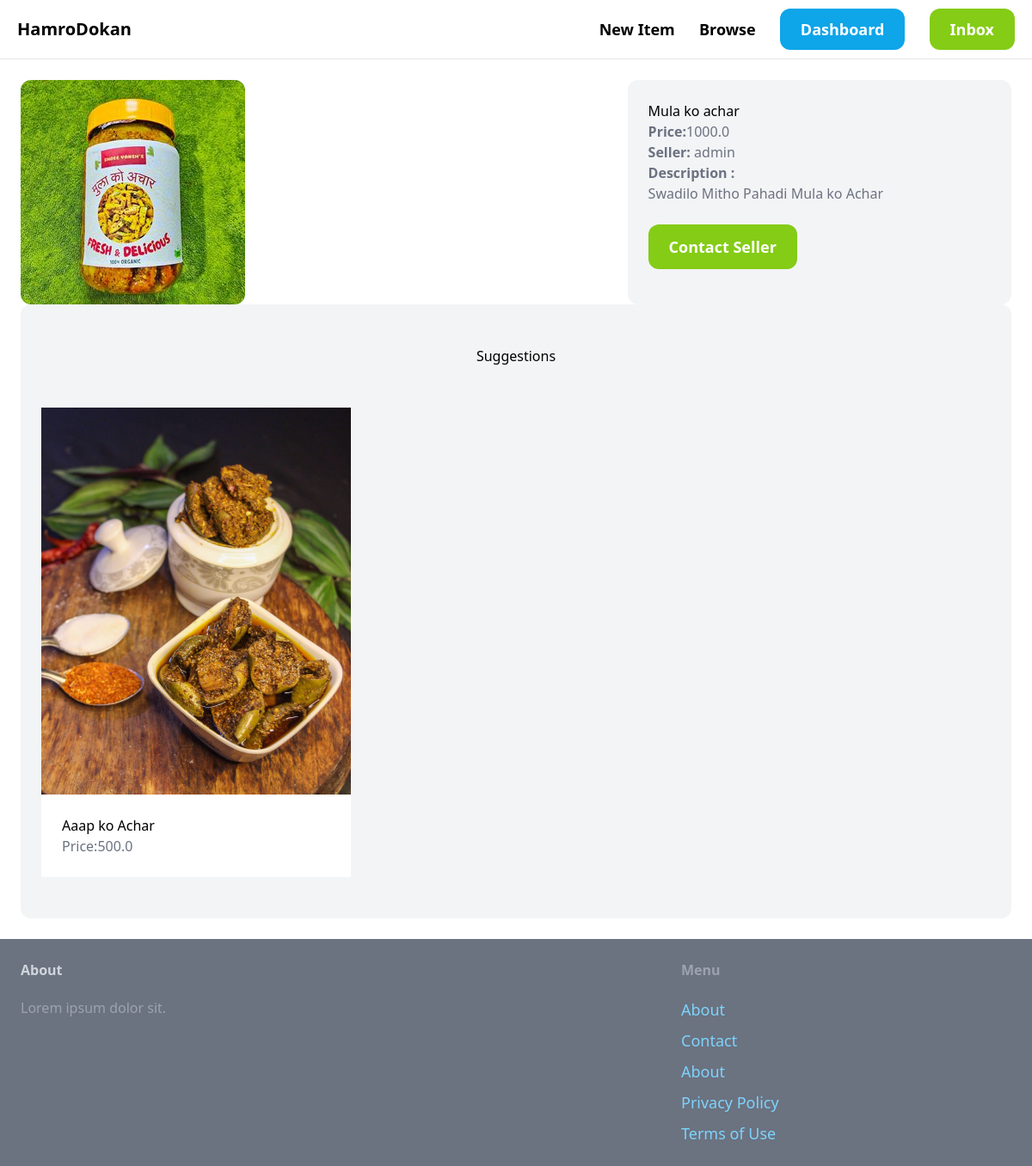
The app's page /items/2/ (signed in) with its own data.
### item/models.py (models this page shows, shortened)
class Item(models.Model):
  category=models.ForeignKey(Category,related_name='items',on_delete=models.CASCADE)
  name=models.CharField(max_length=255)
  description=models.TextField(blank=True,null=True)
  price=models.FloatField()
  image=models.ImageField(upload_to='item-images',blank=True,null=True)
  is_sold=models.BooleanField(default=False)
  created_by=models.ForeignKey(User,related_name='items',on_delete=models.CASCADE)
  created_at=models.DateTimeField(auto_now_add=True)

### item/views.py (the view)
# urls.py: path('<int:pk>/',views.detail,name='detail'),
def detail(request,pk):
  item=get_object_or_404(Item, pk=pk)
  related_items=Item.objects.filter(category=item.category,is_sold=False).exclude(pk=pk)[0:3]
  return render(request,'item/detail.html',{
    'item':item,
    'related_items':related_items
  })

### item/templates/item/detail.html (shortened to what this page needs)
{% extends 'core/base.html' %}
{%block content %}
<div class="grid grid-cols-5 gap-6">
  <div class="col-span-3">
    <img src="{{ item.image.url }}"  class="rounded-xl">
  </div>
  <div class=" col-span-2 p-6 bg-gray-100 rounded-xl">
    <h1 clss="'mb-6 text-3xl">{{item.name}}</h1>
    <p class=" text-gray-500"><strong>Price:</strong>{{item.price}}</p>
    <p class=" text-gray-500"><strong>Seller:</strong>
      {{item.created_by}}</p>
    {% if item.description%}
    <p class=" text-gray-500"><strong>Description :</strong><br/>  {{item.description}}</p>
    {%endif%}
    <a href="#" class="inline-block mt-6 px-6 py-3 text-lg font-semibold bg-lime-500  text-white rounded-xl hover:bg-lime-700">Contact Seller</a>
  </div>
</div>
<div class="mt=6 px-6 py-12 bg-gray-100 rounded-xl">
  <h2 class="mb-12 tect-2xl text-center">
    Suggestions
  </h2>
  <div class="grid grid-cols-3 gap-3">
    {% for item in related_items%}
    <div>
      <a href="{% url 'item:detail' item.id %}">
        <div>
          <img src="{{item.image.url}} " >
        </div>
        <div class="p-6 bg-white ">
          <h2 class="'text-2xl">
            {{item.name}}
          </h2>
          <p class="text-gray-500">Price:{{item.price}}</p>
        </div>
      </a>
    </div>
    {%endfor%}
  </div>
</div>
{%endblock%}

### records on screen
Item: image (picture), name "Mula ko achar", price "1000.0", created_by "admin", description "Swadilo Mitho Pahadi Mula ko Achar"
Item: image (picture), name "Aaap ko Achar", price "500.0"
